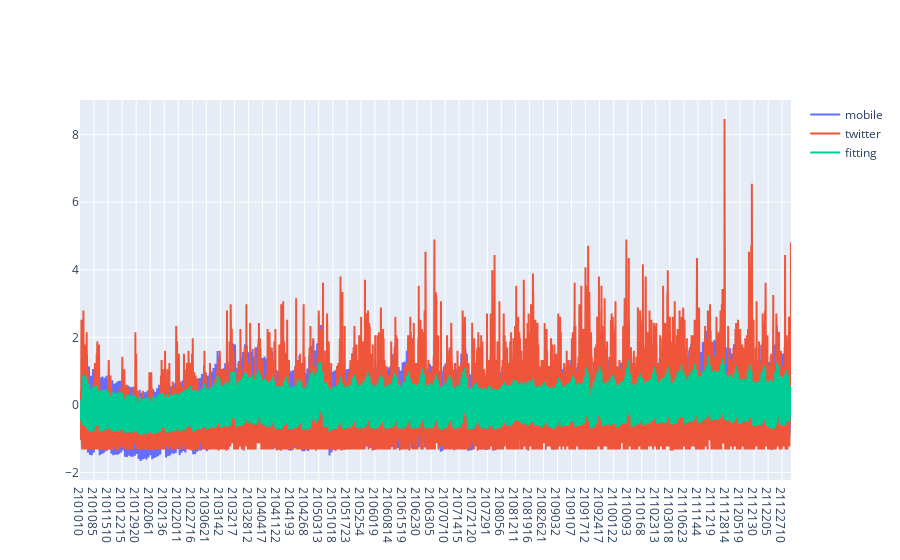

The notebook cell saved with this chart:
### Code cell
import plotly.graph_objects as go
fig = go.Figure(data=[
    go.Scatter(x=x_label, y=mobile_flatten_stand, name='mobile'),
    go.Scatter(x=x_label, y=twitter_flatten_stand, name="twitter"),
    go.Scatter(x=x_label, y=fitting, name="fitting"),
])
fig.show()

### Figure 1 — Plotly figure (JSON) as saved in the notebook; plotly's stock layout.template omitted (floating-point values rounded to 4 significant figures; data arrays with more than 128 entries replaced by an {"elided": "..."} marker saying what was removed)
{"data": [{"name": "mobile", "type": "scatter", "x": {"elided": "8760 str values"}, "y": {"elided": "8760 float values"}}, {"name": "twitter", "type": "scatter", "x": {"elided": "8760 str values"}, "y": {"elided": "8760 float values"}}, {"name": "fitting", "type": "scatter", "x": {"elided": "8760 str values"}, "y": {"elided": "8760 float values"}}], "layout": {}}
